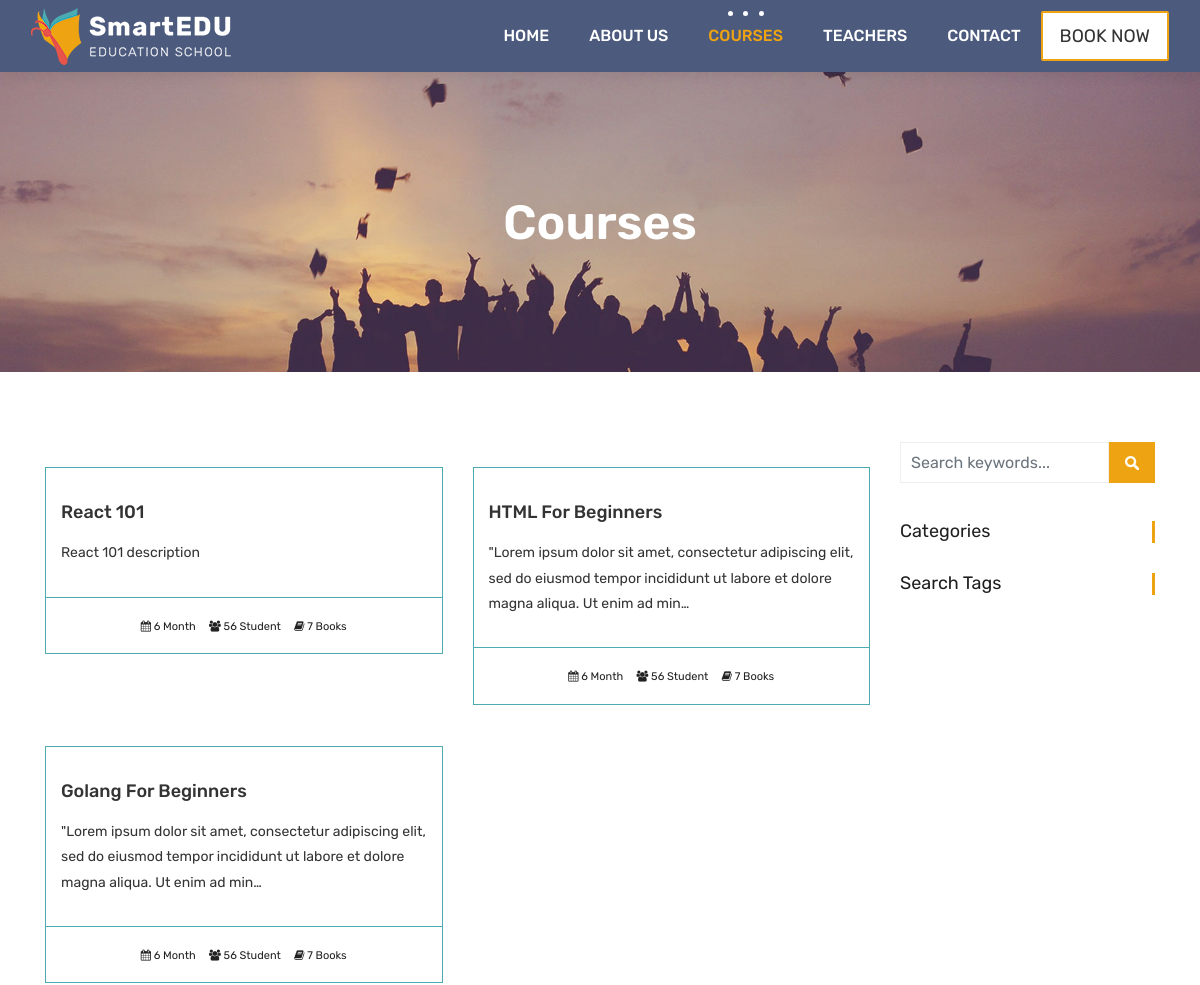
Page /courses/ (upper part) on the earlier database version.
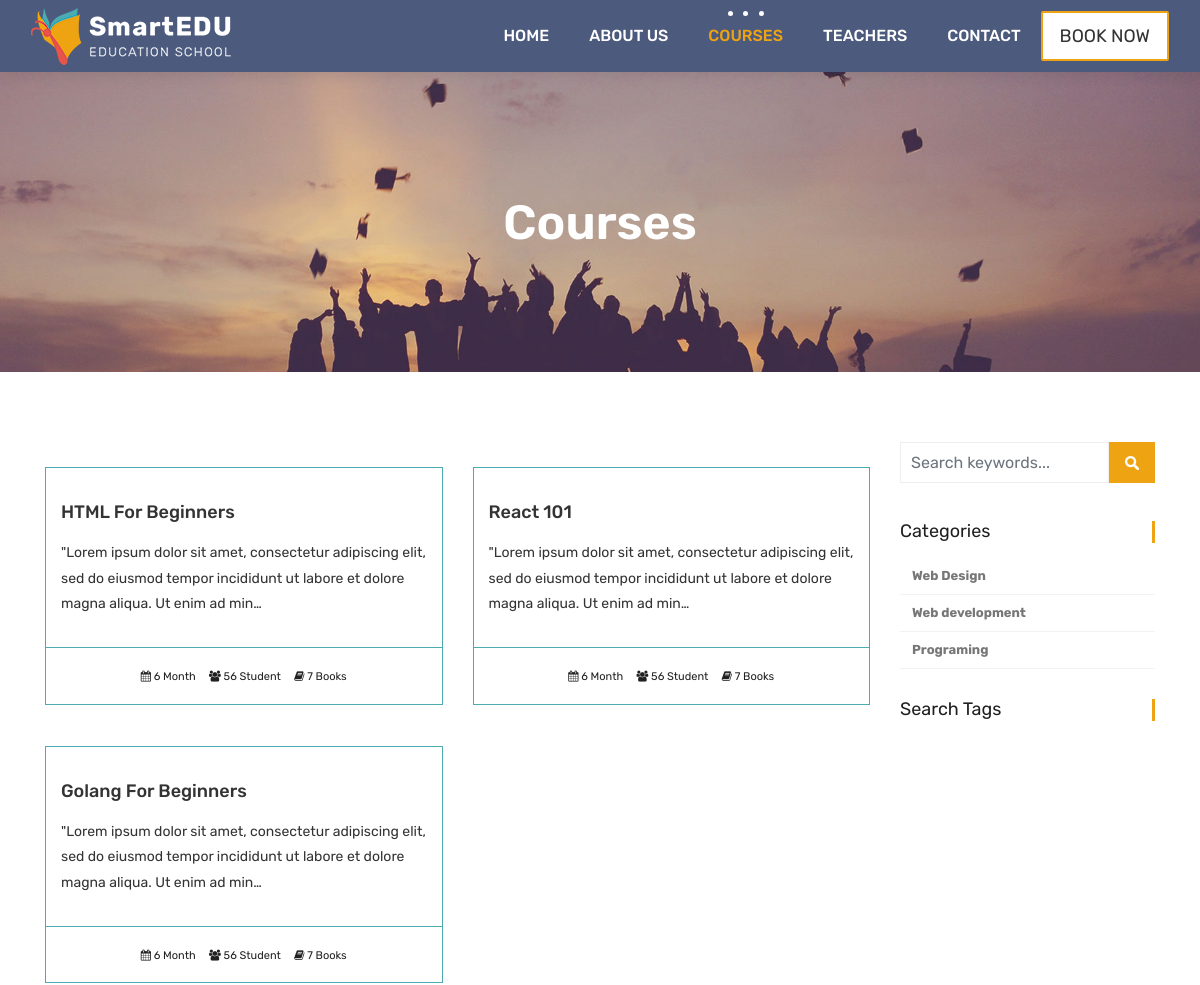
Same page on the later database version.
### courses/models.py (models this page shows, shortened)
class Course(models.Model):
    teacher=models.ForeignKey(Teacher,null=True, on_delete=models.CASCADE)
    name=models.CharField(max_length=200, unique=True, verbose_name="Kurs Adı ", help_text="Kurs adını yazınız")
    category=models.ForeignKey(Category,null=True,on_delete=models.DO_NOTHING)
    tags=models.ManyToManyField(Tag, blank=True, null=True)
    description=models.TextField(blank=True,null=True)
    image = models.ImageField(upload_to="courses/%Y/%m/%d/", default="courses/default_course_image.jpg")
    date = models.DateTimeField(auto_now=True)
    available = models.BooleanField(default=True)

class Category(models.Model):
       name=models.CharField(max_length=50,null=True)
       slug=models.SlugField(max_length=50, unique=True, null=True)

### courses/views.py (the view)
# urls.py: path('', views.course_list, name="courses"),
def course_list(request):
    courses=Course.objects.all().order_by('-date')
    categories=Category.objects.all()
    tags=Tag.objects .all()
    context={
        'courses':courses,
        'categories':categories,
        'tags':tags
    }
    return render(request,'courses.html',context)

### templates/courses.html (shortened to what this page needs)
{% extends 'partials/_base.html' %}
{% block content %}
{% load static %}
	<div class="all-title-box">
		<div class="container text-center">
			<h1>Courses</span></h1>
		</div>
	</div>
    <div id="overviews" class="section wb">
        <div class="container">
            <div class="row">
                <div class="col-lg-9 blog-post-single">
					<div class="row">
						{% for  course in courses %}
                        <div class="col-lg-6 col-md-6 col-12 mb-3">
                            <div class="course-item">
                                <div class="image-blog">
                                </div>
                                <div class="course-br">
                                    <div class="course-title">
                                        <h2><a href="{%url 'course_detail' course.category.slug course.id  %}" title="">{{course.name}}</a></h2>
                                    </div>
                                    <div class="course-desc">
                                        <p>{{course.description | truncatechars:140}} </p>
                                    </div>
                                </div>
                                <div class="course-meta-bot">
                                    <ul>
                                        <li><i class="fa fa-calendar" aria-hidden="true"></i> 6 Month</li>
                                        <li><i class="fa fa-users" aria-hidden="true"></i> 56 Student</li>
                                        <li><i class="fa fa-book" aria-hidden="true"></i> 7 Books</li>
                                    </ul>
                                </div>
                            </div>
                        </div>
                        {% endfor  %}
                    </div>
                </div>
				<div class="col-lg-3 col-12 right-single">
					<div class="widget-search">
						<div class="site-search-area">
							<form method="get" id="site-searchform" action="#">
								<div>
									<input class="input-text form-control" name="search-k" id="search-k" placeholder="Search keywords..." type="text">
									<input id="searchsubmit" value="Search" type="submit">
								</div>
							</form>
						</div>
					</div>
					<div class="widget-categories">
						<h3 class="widget-title">Categories</h3>
						<ul>
							{% for category in categories%}
							<li><a href="{% url 'courses_by_category' category.slug %}"><b>{{category.name}}</b></a></li>
                            {% endfor  %}
					    </ul>
					</div>
					<div class="widget-tags">
						<h3 class="widget-title">Search Tags</h3>
					</div>
				</div>
            </div>
        </div>
    </div>
 {% endblock %}

Differences in the rows shown:
changed Course "HTML For Beginners": moves up the list
changed Course "React 101": description "React 101 description" → "\"Lorem ipsum dolor sit amet, consectetur adipiscing elit, sed do eiusmod tempor incididunt ut labore et dolore magna aliqua. Ut enim ad min…"
added Category: name "Web Design"
added Category: name "Web development"
added Category: name "Programing"
